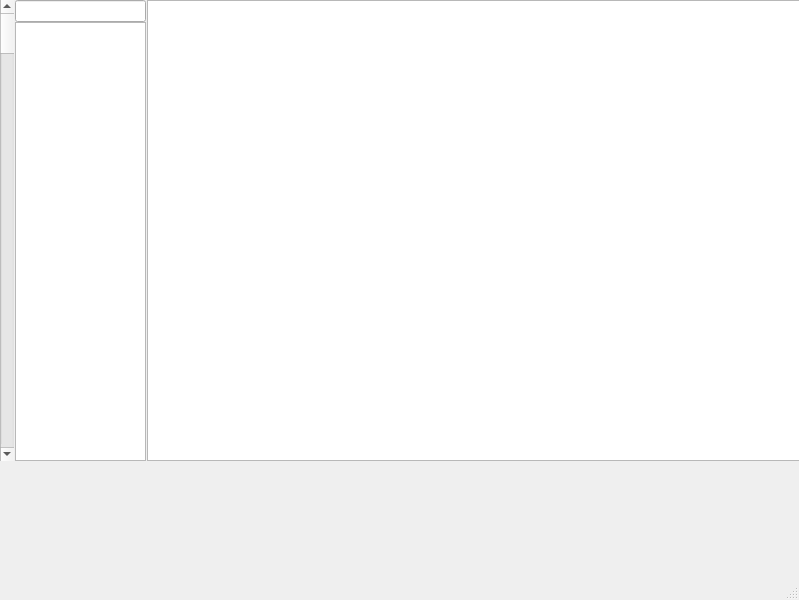
<?xml version="1.0" encoding="UTF-8"?>
<ui version="4.0">
 <class>autoMate</class>
 <widget class="QMainWindow" name="autoMate">
  <property name="geometry">
   <rect>
    <x>0</x>
    <y>0</y>
    <width>799</width>
    <height>600</height>
   </rect>
  </property>
  <property name="windowTitle">
   <string>MainWindow</string>
  </property>
  <widget class="QWidget" name="centralwidget">
   <widget class="QWidget" name="horizontalLayoutWidget">
    <property name="geometry">
     <rect>
      <x>0</x>
      <y>0</y>
      <width>801</width>
      <height>461</height>
     </rect>
    </property>
    <layout class="QHBoxLayout" name="horizontalLayout" stretch="0,2,10">
     <property name="spacing">
      <number>1</number>
     </property>
     <item>
      <widget class="QScrollBar" name="verticalScrollBar">
       <property name="orientation">
        <enum>Qt::Vertical</enum>
       </property>
      </widget>
     </item>
     <item>
      <layout class="QVBoxLayout" name="verticalLayout">
       <property name="spacing">
        <number>0</number>
       </property>
       <item>
        <widget class="QLineEdit" name="functionSearch"/>
       </item>
       <item>
        <widget class="QListView" name="functionModules"/>
       </item>
      </layout>
     </item>
     <item>
      <widget class="QListView" name="serial"/>
     </item>
    </layout>
   </widget>
  </widget>
  <widget class="QMenuBar" name="menubar">
   <property name="geometry">
    <rect>
     <x>0</x>
     <y>0</y>
     <width>799</width>
     <height>22</height>
    </rect>
   </property>
  </widget>
  <widget class="QStatusBar" name="statusbar"/>
 </widget>
 <resources/>
 <connections/>
</ui>
